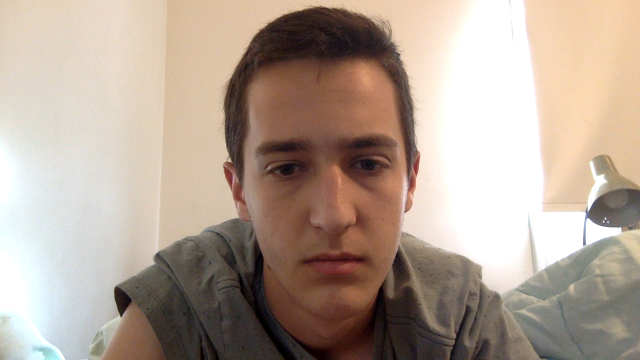
#> input picture images/frame2.png, 640 x 360 px; its folder holds 4 pictures in this run
$ python detect_pupils.py
#> lines starting #> are read from the running program, lines starting #| are printed output that depends on the picture; after the words box and inside, x2 and y2 are one past the last pixel; in counts of white or black regions, pixels touching at a corner belong together
### haar_detector.py
import cv2 as cv
import numpy as np

''' Load the OpenCV face and eye classifiers '''
cv_path = '/library/frameworks/python.framework/versions/3.6/lib/python3.6/site-packages/cv2/data'
face_cascade = cv.CascadeClassifier(cv_path+'/haarcascade_frontalface_default.xml')
face_cascade_alt = cv.CascadeClassifier(cv_path+'/haarcascade_frontalface_alt.xml')
face_cascade_alt2 = cv.CascadeClassifier(cv_path+'/haarcascade_frontalface_alt2.xml')

eye_cascade = cv.CascadeClassifier(cv_path+'/haarcascade_eye.xml')
left_eye_cascade = cv.CascadeClassifier(cv_path+'/haarcascade_lefteye_2splits.xml')
right_eye_cascade = cv.CascadeClassifier(cv_path+'/haarcascade_righteye_2splits.xml')
glasses_cascade = cv.CascadeClassifier(cv_path+'/haarcascade_eye_tree_eyeglasses.xml')

# [12 lines left out: function percent_overlap, not called in this run]

def detect_faces(im):
    faces = face_cascade.detectMultiScale(im, 1.3, 5)
    if len(faces) == 0:
        faces = face_cascade_alt.detectMultiScale(im, 1.3, 5)
        if len(faces) == 0:
            faces = face_cascade_alt2.detectMultiScale(im, 1.3, 5)
    return faces

def detect_eyes(face):
    eyes = eye_cascade.detectMultiScale(face)
    if len(eyes) == 0:
        eyes = glasses_cascade.detectMultiScale(face)
        # if len(eyes) == 0:
        #     eyes = left_eye_cascade.detectMultiScale(face)
        #     eyes = np.concatenate((eyes, right_eye_cascade.detectMultiScale(face)), axis=0)
    return eyes

### detect_pupils.py
import numpy as np

import skimage.feature as feat
import skimage.filters as filters
import skimage.morphology as morph

import cv2 as cv

from haar_detector import *

def select_eyes(eyes, fw):
    if len(eyes) == 2: return eyes

    centers = [(ex+ew/2., ey+eh/2.) for (ex,ey,ew,eh) in eyes]
    pairs, pair_idxes = [], []

    ''' Sort each pair of eyes by how close to the same height they are '''
    for i in range(len(centers)):
        for j in range(i, len(centers)):
            pairs.append(abs(centers[i][1]-centers[j][1]))
            pair_idxes.append((i ,j))

    ''' Return the pair of eyes which has the smallest y delta, given that their x delta is roughly 1/3 of the face width '''
    for y_pair in np.argsort(pairs):
        i, j = pair_idxes[y_pair]
        delta_x = abs(fw/3. - abs(centers[i][0]-centers[j][0])) # assume that the eyes are roughly a third of the face width apart
        if delta_x <= 25:
            return [eyes[i], eyes[j]]

    return []

def weighted_size_for(blob, mx, my, h):
    rad = int(blob[2]*np.sqrt(2.))
    size = np.count_nonzero(morph.disk(rad))

    ''' Use an Epanechnikov kernel to weight the size of the blob by how far away it is from the center of the eye '''
    dist = (np.sqrt((blob[0]-my)**2 + (blob[1]-mx)**2)/h)**2
    return size * max(1-dist, 0)

def detect_pupils(im, ret_eyes=False, ret_face=False, rel_coords=False):
    ''' Detect faces in the image. Hopefully there is only one face '''
    faces = detect_faces(im)
    if len(faces) != 1:
        if ret_eyes and ret_face: return [], [], []
        elif ret_eyes or ret_face: return [], []
        return []

    x, y, w, h = faces[0]

    ''' Detect the eyes in the image '''
    face = im[y:y+h, x:x+w]
    eyes = detect_eyes(face)
    if len(eyes) > 2:
        eyes = select_eyes(eyes, w)

    if len(eyes) < 2:
        if ret_eyes and ret_face: return [], [], []
        elif ret_eyes or ret_face: return [], []
        return []

    pupils = []

    # [6 lines of commented-out code are left out]

    for i, (ex, ey, ew, eh) in enumerate(eyes):
        p = min(15, min(ew, eh)//3) # padding since the OpenCV detected eyes usually contain a lot of surrounding mess
        ex, ey = ex+p, ey+p
        ew, eh = ew-2*p, eh-2*p
        eye = face[ey:ey+eh, ex:ex+ew]

        # [4 lines of commented-out code are left out]
        min_sigma, max_sigma = 1.25, 13.5

        ''' Preprocess the image '''
        eye = filters.median(eye, morph.disk(3)) # median filtering was found experimentally to improve results
        _, eye = cv.threshold(eye, np.percentile(eye.ravel(), 25), 255, cv.THRESH_BINARY_INV) # thresholding @ the 25th percentile results in a good blob canvas

        ''' Perform LoG spot detection on the eye patch '''
        blobs = feat.blob_log(eye/255.,
                            min_sigma=min_sigma,
                            max_sigma=max_sigma,
                            num_sigma=15,
                            threshold=0.5) # default is [1.25, 8.0]

        if len(blobs) == 0:
            print('No blobs found for eye')
            continue

        mx, my = ew/2., eh/2.
        h = (mx + my)/2.

        ''' Pick the blob that has the largest weighted size. This assumes that the pupil is likely to be both: '''
        '''             a) large-ish in size, and                                                               '''
        '''             b) near-ish to the center of the eye                                                    '''
        sizes = np.array(list(map(lambda blob: weighted_size_for(blob,
                                                                mx,
                                                                my,
                                                                h), blobs)))
        blob = blobs[np.argmax(sizes)]
        bx, by = blob[1], blob[0]

        if not rel_coords:
            bx += x+ex
            by += y+ey

        pupils.append({
            'x': bx,
            'y': by,
            'r': blob[2]*np.sqrt(2.)
        })

    if ret_eyes:
        eyes = list(map(
            lambda eye: (x+eye[0], y+eye[1], eye[2], eye[3]),
            eyes
        ))

    if ret_eyes and ret_face:
        return pupils, eyes, faces[0]
    elif ret_eyes:
        return pupils, eyes
    elif ret_face:
        return pupils, face

    return pupils

if __name__ == '__main__':
    import matplotlib.pyplot as plt
    from matplotlib.patches import Circle, Rectangle, Ellipse
    from vis_utils import circle, rect

    from os.path import join
    import sys

    fno = 2
    if len(sys.argv) > 1:
        fno = int(sys.argv[1])

    #start = time()

    im = cv.imread(join('images', 'frame%d.png' % fno))
#> im is the input picture: shape (360, 640, 3); mean B, G, R 148.5, 161.8, 178.5
    im = cv.cvtColor(im, cv.COLOR_BGR2GRAY)
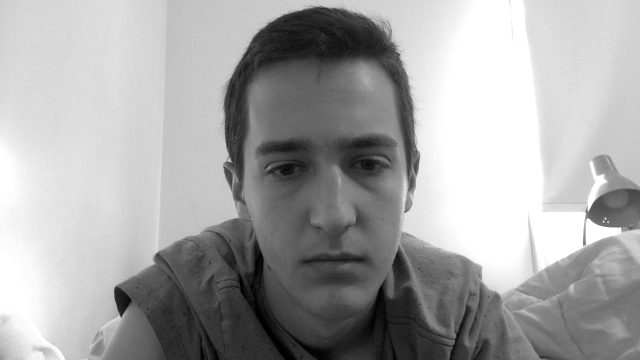
#> im: shape (360, 640); min 0, max 255, mean 165.3
    pupils, eyes = detect_pupils(im, ret_eyes=True, rel_coords=False)
#> in detect_faces, `faces = face_cascade.detectMultiScale(im, 1.3, 5)`: faces = [[213, 76, 230, 230]]
#> in detect_pupils, `x, y, w, h = faces[0]`: x = 213; y = 76; w = 230
#> in detect_pupils, `face = im[y:y+h, x:x+w]`:
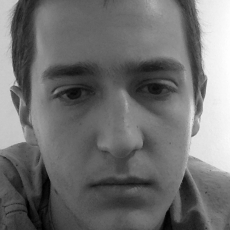
#> face: shape (230, 230); min 0, max 255, mean 111.6
#> in detect_eyes, `eyes = eye_cascade.detectMultiScale(face)`: eyes = [[45, 65, 54, 54], [123, 59, 57, 57]]
#> the loop in detect_pupils, `for i, (ex, ey, ew, eh) in enumerate(eyes):` made 2 passes
#> (ex, ey, ew, eh, p, min_sigma, max_sigma, mx) on pass 1: (60, 80, 24, 24, 15, 1.25, 13.5, 12)
#> (ex, ey, ew, eh, p, min_sigma, max_sigma, blobs) on pass 2: (138, 74, 27, 27, 15, 1.25, 13.5, [[14, 16, 4.75], [13, 0, 3]])
#> pass 1, in detect_pupils, `eye = face[ey:ey+eh, ex:ex+ew]`:
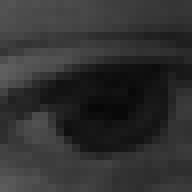
#> eye: shape (24, 24) (shown 8 times larger); min 7, max 95, mean 48.6
#> pass 1, in detect_pupils, `_, eye = cv.threshold(eye, np.percentile(eye.ravel(), 25), 255, cv.THR..`:
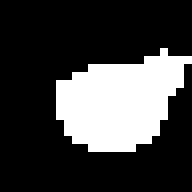
#> eye: shape (24, 24) (shown 8 times larger); 25.3% white; 1 white region, box (x1, y1, x2, y2) and area: (7, 6, 24, 19) 146
#> pass 2, in detect_pupils, `eye = face[ey:ey+eh, ex:ex+ew]`:
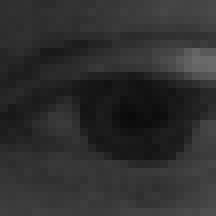
#> eye: shape (27, 27) (shown 8 times larger); min 10, max 106, mean 46.6
#> after the loop in detect_pupils, `for i, (ex, ey, ew, eh) in enumerate(eyes):`: pupils = 2 items
#> in detect_pupils, `eyes = list(map( lambda eye: (x+eye[0], y+eye[1], eye[2], eye[3]), eye..`: eyes = [(258, 141, 54, 54), (336, 135, 57, 57)]
#> pupils = 2 items; eyes = [(258, 141, 54, 54), (336, 135, 57, 57)]

    # [19 lines of commented-out code are left out]
